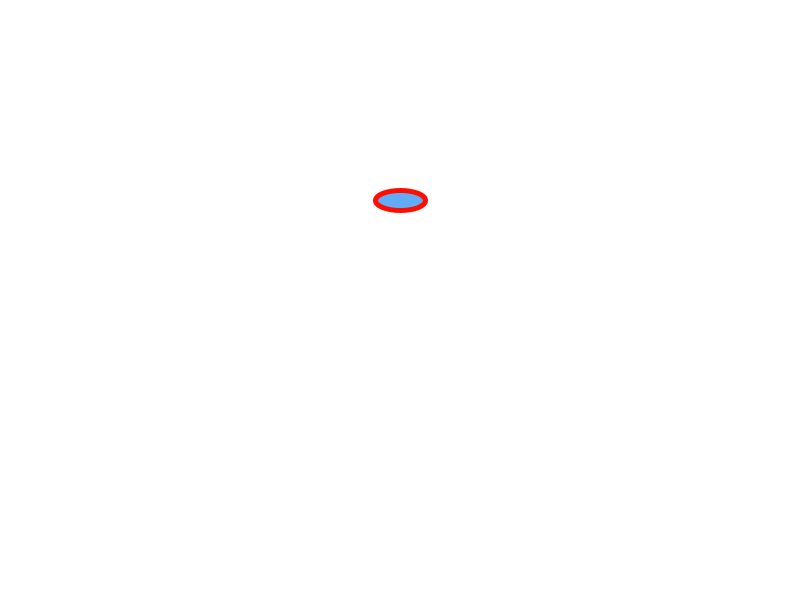
Frame 1 (no input)
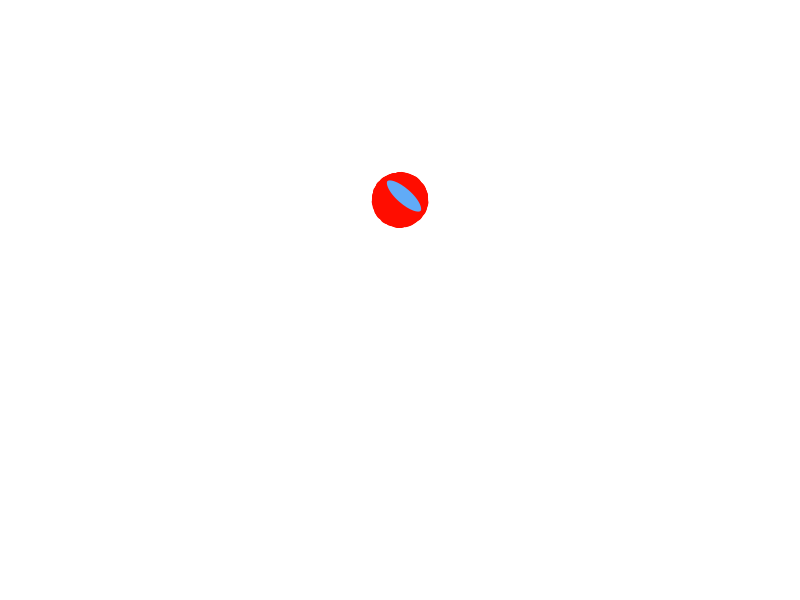
Frame 60 (the mouse pressed at the canvas centre just before this capture)
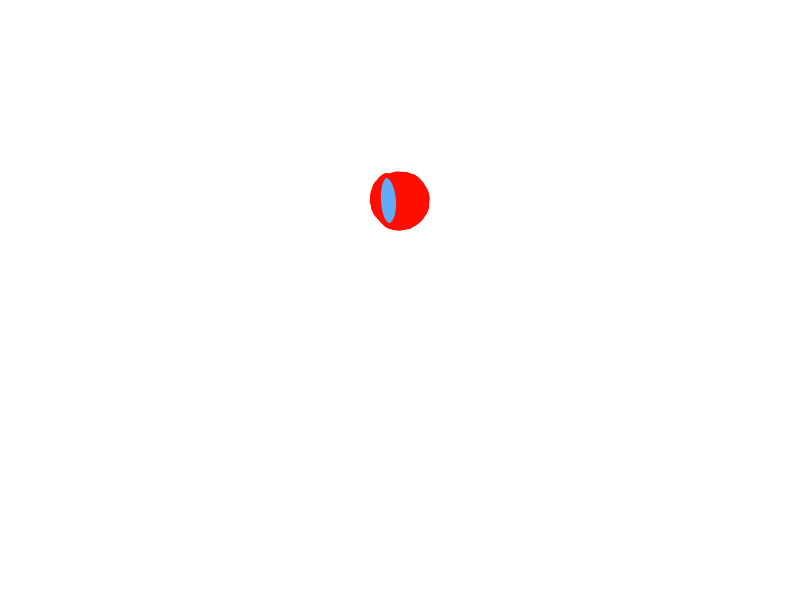
Frame 120 (the mouse held since frame 60 and released just before this capture)

The Processing sketch that drew these frames (run headless with seeded random() and noise(); from frame 60 on, the mouse is pressed at the canvas centre):

// Processing sketch: processing_182920
// ── processing_182920.pde

float angolo;
float x,y;
void setup()
{
size(800,600);  
background(255);
x=0;
y=0;
angolo=0;
}
void draw()
{
//point o line + rotazione del foglio
translate(width/2,height/3);
rotate(angolo);
strokeWeight(5);
stroke(255,13,0);
fill(255,13,0);
ellipse(x,y,x,y);
fill(97,171,247);
ellipse(x,y,50,20);
y = y += 0.1;
angolo += PI/48;

;
}
